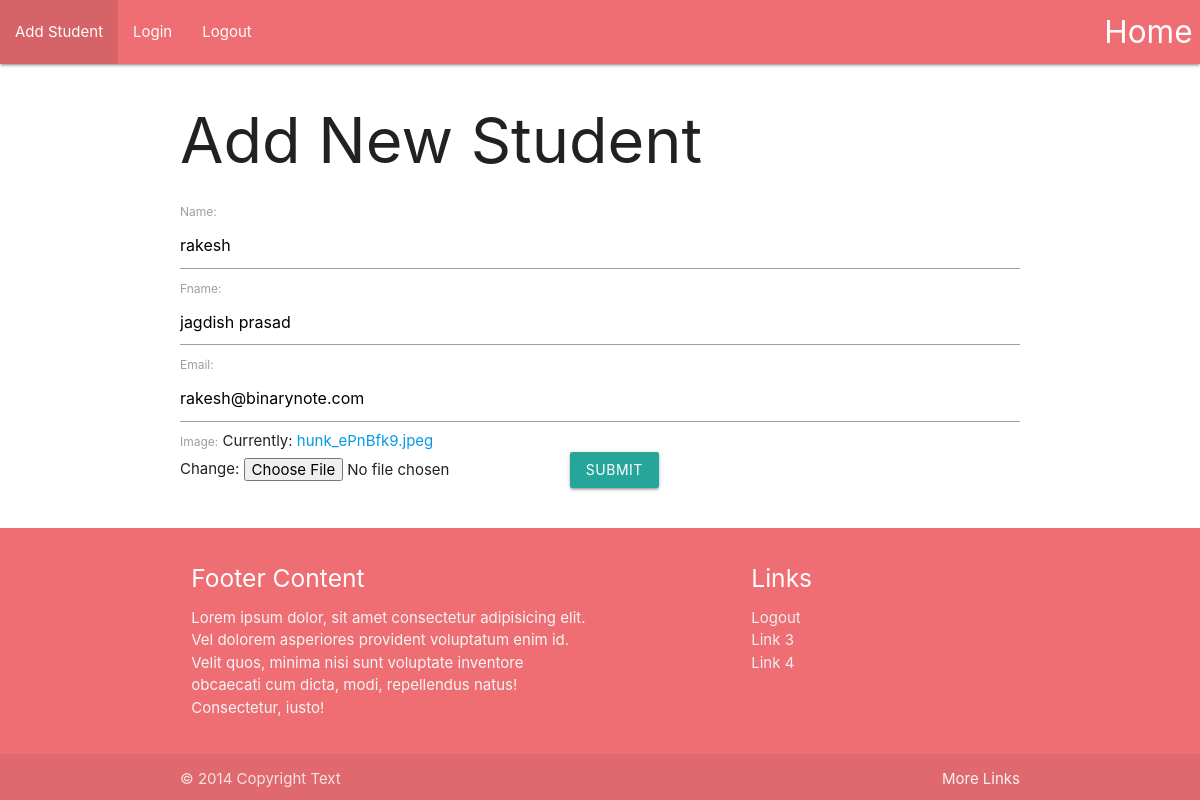
Screenshot of /9/update (signed in) with the database file from the repository.
### sitaji/models.py (models this page shows, shortened)
class student(models.Model):
    name = models.CharField(max_length=50)
    fname = models.CharField(max_length = 50)
    email = models.CharField(max_length= 100)
    intro = models.TextField(default="")
    image = models.FileField()

### sitaji/views.py (the view)
# urls.py: path('<int:pk>/update', views.studentUpdate.as_view(), name ="update-student"),
class studentUpdate(LoginRequiredMixin,UpdateView):
	model = student
	fields = ['name','fname','email','image']
	login_url = '/login'

### sitaji/templates/sitaji/student_form.html (shortened to what this page needs)
{% extends 'sitaji/base.html' %}
{% block body %}
	<div class="container">
	<h1>Add New Student</h1>
	<form action="" method="post" enctype="multipart/form-data">
		{% include 'sitaji/form-template.html' %}
		<button class="btn waves-effect waves-light" type="submit"> Submit</button>
	</form>
	</div>
{% endblock %}

### sitaji/templates/sitaji/form-template.html (shortened to what this page needs)
{% for field in form %}
	<label for='{{field.label_tag}}'>{{field.label_tag}}</label>
	{{field}}
{% endfor %}

### rows the page displays
student: form "rakesh" "jagdish prasad" "rakesh@binarynote.com"

### other values shown
{{ field.label_tag }} "Name:" "Fname:" "Email:" "Image:"
